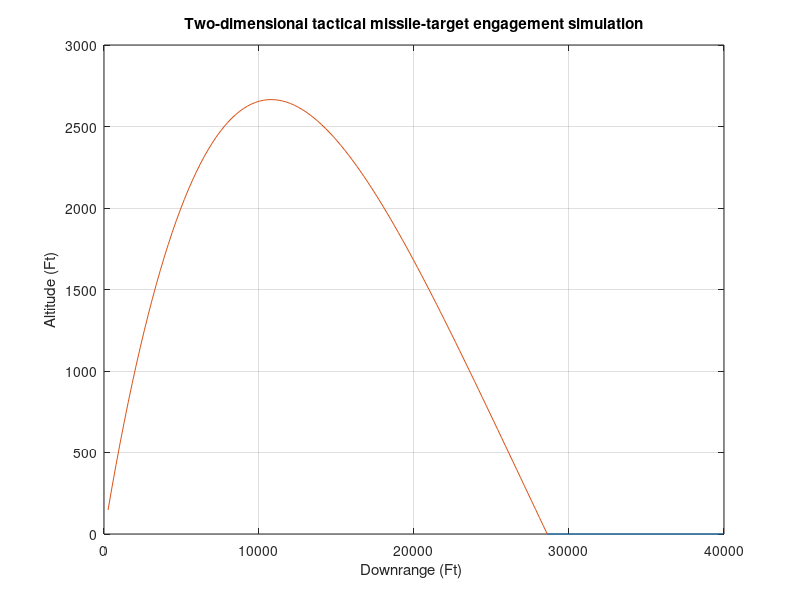
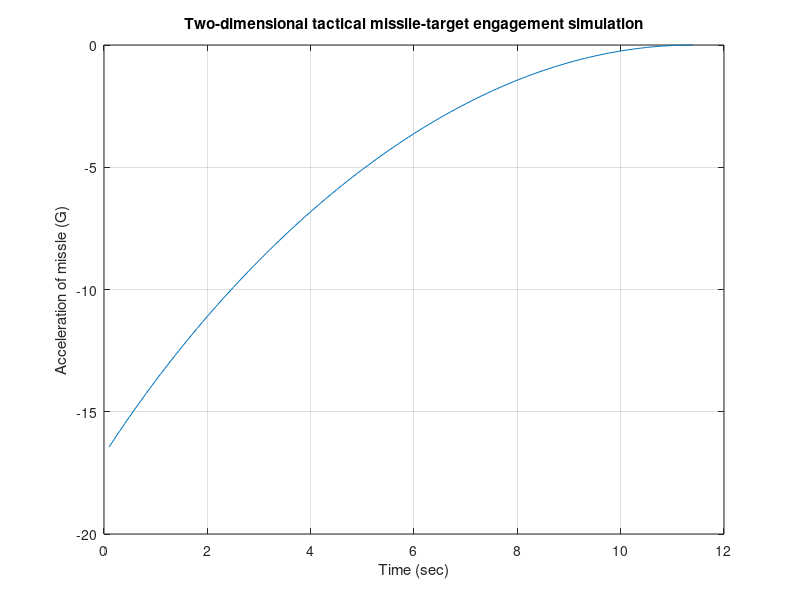

Source code (MATLAB) for these figures, in order:
close all
clear

n=0;
VM = 3000.;
VT = 1000.;
XNT = 0.;
HEDEG = 30.;
XNP = 4.;
RM1 = 0.;
RM2 = 0.;
RT1 = 40000.;
RT2 = 0.;
BETA=0.;
VT1=-VT*cos(BETA);
VT2=VT*sin(BETA);
HE=HEDEG/57.3;
T=0.;
S=0.;
RTM1=RT1-RM1;
RTM2=RT2-RM2;
RTM=sqrt(RTM1*RTM1+RTM2*RTM2);
XLAM=atan2(RTM2,RTM1);
XLEAD=asin(VT*sin(BETA+XLAM)/VM);
THET=XLAM+XLEAD;
VM1=VM*cos(THET+HE);
VM2=VM*sin(THET+HE);
VTM1 = VT1 - VM1;
VTM2 = VT2 - VM2;
VC=-(RTM1*VTM1 + RTM2*VTM2)/RTM;
while VC >= 0
if RTM < 1000
H=.0002;
else
H=.01;
end
BETAOLD=BETA;
RT1OLD=RT1;
RT2OLD=RT2;
RM1OLD=RM1;
RM2OLD=RM2;
VM1OLD=VM1;
VM2OLD=VM2;
STEP=1;
FLAG=0;
while STEP <=1
if FLAG==1
STEP=2;
BETA=BETA+H*BETAD;
RT1=RT1+H*VT1;
RT2=RT2+H*VT2;
RM1=RM1+H*VM1;
RM2=RM2+H*VM2;
VM1=VM1+H*AM1;
VM2=VM2+H*AM2;
T=T+H;
end
RTM1=RT1-RM1;
RTM2=RT2-RM2;
RTM=sqrt(RTM1*RTM1+RTM2*RTM2);
VTM1=VT1-VM1;
VTM2=VT2-VM2;
VC=-(RTM1*VTM1+RTM2*VTM2)/RTM;
XLAM=atan2(RTM2,RTM1);
XLAMD=(RTM1*VTM2-RTM2*VTM1)/(RTM*RTM);
XNC=XNP*VC*XLAMD;
AM1=-XNC*sin(XLAM);
AM2=XNC*cos(XLAM);
VT1=-VT*cos(BETA);
VT2=VT*sin(BETA);
BETAD=XNT/VT;
FLAG=1;
end
FLAG=0;
BETA=.5*(BETAOLD+BETA+H*BETAD);
RT1=.5*(RT1OLD+RT1+H*VT1);
RT2=.5*(RT2OLD+RT2+H*VT2);
RM1=.5*(RM1OLD+RM1+H*VM1);
RM2=.5*(RM2OLD+RM2+H*VM2);
VM1=.5*(VM1OLD+VM1+H*AM1);
VM2=.5*(VM2OLD+VM2+H*AM2);
S=S+H;
if S >=.09999
S=0.;
n=n+1;
ArrayT(n)=T;
ArrayRT1(n)=RT1;
ArrayRT2(n)=RT2;
ArrayRM1(n)=RM1;
ArrayRM2(n)=RM2;
ArrayXNCG(n)=XNC/32.2;
ArrayRTM(n)=RTM;
end
end
RTM
figure
plot(ArrayRT1,ArrayRT2,ArrayRM1,ArrayRM2),grid
title('Two-dimensional tactical missile-target engagement simulation')
xlabel('Downrange (Ft) ')
ylabel('Altitude (Ft)')
figure
plot(ArrayT,ArrayXNCG),grid
title('Two-dimensional tactical missile-target engagement simulation')
xlabel('Time (sec)')
ylabel('Acceleration of missle (G)')
clc
output=[ArrayT',ArrayRT1',ArrayRT2',ArrayRM1',ArrayRM2',ArrayXNCG',ArrayRTM' ];
save c:\src\asen6015\datfil.txt output -ascii
disp '*** Simulation Complete'
